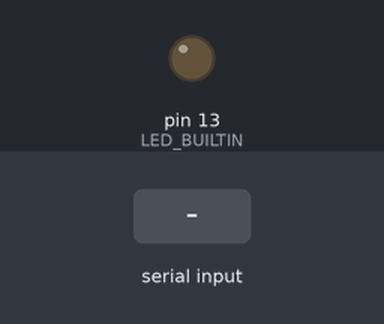
A sketch run on a simulated Arduino Uno, built with avr-gcc and run on an emulated ATmega328P. Shown: output pins drawn as LEDs (lit = HIGH). The inputs (shaded band) are chosen by the test bench. What the sketch prints to the serial monitor is not drawn.

Above: at 1.2 s.
1.3 s: "i" received over Serial
At 2.0 s:
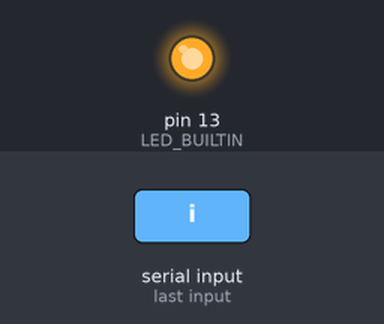
Timing chart, 0 to 4.3 s (numbered marks = the images above; inputs shaded):
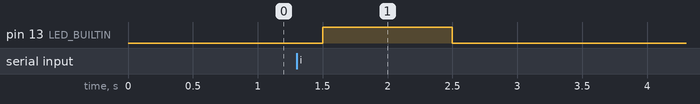

Measured:
- after the input at 1.3 s, pin 13 (LED_BUILTIN): LOW → HIGH after 0.20 s, → LOW 1.0 s later

The sketch:

test.ino
```cpp
//This file is for Arduino
//Load this file at Arduino IDE
//Compile and load to Arduino machine
//Close Arduino and execute express  (if IDE isn't closed then serial port is opened to the IDE still)
//Send request to communicate

/* Arduino USB HID Keyboard Demo
 * Random Key/Random Delay
 */
 uint8_t buf[8] = { 0 }; /* Keyboard report buffer */

 String test2;
void setup(){
    Serial.begin(9600);
    pinMode(LED_BUILTIN, OUTPUT);
}

void loop(){
  /*
      String str = "i";
 int str_len = str.length() + 1;
 char arr[7];
   str.toCharArray(arr, 7);
 String test4 = String(arr[0]);
 Serial.println(arr[0] == "i");
for (byte i = 1; i < 2; i = i + 1) {

  //getScanCode(arr, i);
 //Serial.println(test2);
}
  */
    if(Serial.available()){
         digitalWrite(LED_BUILTIN, HIGH);      // LED 켜짐 . 디지털 신호 1 (HIGH) 을 준다.

  delay(1000);                          //1000밀리초 (=1초) 동안 기다린다.

  digitalWrite(LED_BUILTIN, LOW);

      String str = Serial.readString();
 int str_len = str.length() + 1;
 char arr[8];
   str.toCharArray(arr, 8);
  String first = String(arr[0]);
   if (first == "i") {

for (byte i = 1; i <= 7; i = i + 1) {
  //Serial.println(arr[i]);

  buf[0] = 0;
  getScanCode(arr, i);
  delay(10);
  releaseKey();

}
Serial.println(1);
   }

  //Serial.println(Serial.readString());
        //in_data = Serial.parseInt();
    }
     else {
      //Serial.println(1);
    }
    delay(500);
}

void releaseKey()
 {
 buf[0] = 0;
 buf[2] = 0;
 Serial.write(buf, 8); // Release key
 }

 void getScanCode(char v[], int a) {
  int val = v[a] - '0';
  switch (val) {
  case 1:
  buf[2] = 0x1E;
  break;
  case 2:
  buf[2] = 0x1F;
  break;
  default:
  break;
  }
 }
```
